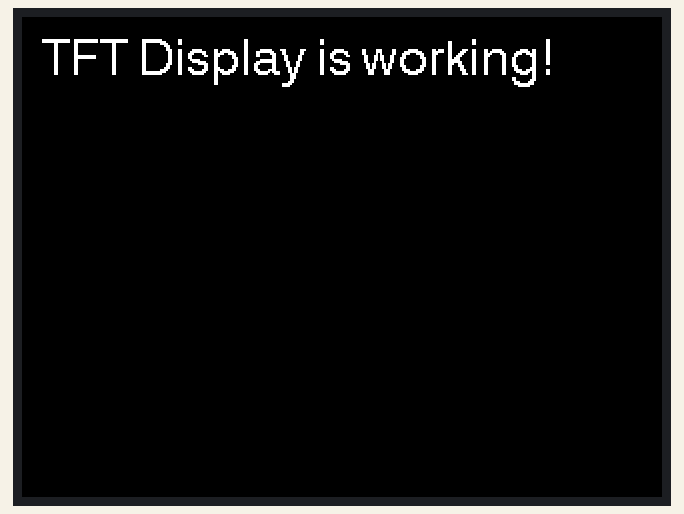
Simulated run of this sketch. Board: ESP32-S2. On the bench: 320×240 colour display.

Above: at 0.3 s.

The sketch:

tft.ino
```cpp
#include <TFT_eSPI.h>
#include <SPI.h>

TFT_eSPI tft = TFT_eSPI();  // Initialize the display

void setup() {
  tft.init();
  tft.setRotation(1);
  tft.fillScreen(TFT_BLACK);
  tft.setTextColor(TFT_WHITE, TFT_BLACK);
  tft.drawString("TFT Display is working!", 10, 10, 4);
}

void loop() {
  // Do nothing
}


// #include <WiFi.h>
// #include <HTTPClient.h>
// #include <TFT_eSPI.h>
// #include "time.h"

// const char* ssid = "IOT";
// const char* password = "saturday";
// const char* ntpServer = "pool.ntp.org";
// const long gmtOffset_sec = 3600 * -8;  // Adjust as needed
// const int daylightOffset_sec = 3600;

// TFT_eSPI tft = TFT_eSPI();

// void setup() {
//   Serial.begin(115200);

//   // Initialize the display
//   tft.init();
//   tft.setRotation(1);
//   tft.fillScreen(TFT_BLACK);
//   tft.setTextColor(TFT_WHITE);

//   // Connect to Wi-Fi
//   tft.println("Connecting to Wi-Fi...");
//   WiFi.begin(ssid, password);

//   while (WiFi.status() != WL_CONNECTED) {
//     delay(500);
//     tft.print(".");
//   }

//   tft.fillScreen(TFT_BLACK);
//   tft.println("Connected!");
//   tft.print("IP: ");
//   tft.println(WiFi.localIP());

//   // Verify internet access
//   if (checkInternetAccess()) {
//     tft.println("Internet access verified");
//   } else {
//     tft.println("No internet access");
//     while (true); // Stop here if no internet access
//   }

//   // Synchronize time
//   configTime(gmtOffset_sec, daylightOffset_sec, ntpServer);

//   struct tm timeinfo;
//   if (!getLocalTime(&timeinfo)) {
//     tft.println("Failed to obtain time");
//     while (true); // Stop here if unable to obtain time
//   }

//   tft.println("Time set:");
//   char timeStringBuff[50];
//   strftime(timeStringBuff, sizeof(timeStringBuff), "%A, %B %d %Y %H:%M:%S", &timeinfo);
//   tft.println(timeStringBuff);
// }

// void loop() {
//   // Update the display with the current time every second
//   static unsigned long lastUpdate = 0;
//   if (millis() - lastUpdate >= 1000) {
//     lastUpdate = millis();

//     struct tm timeinfo;
//     if (getLocalTime(&timeinfo)) {
//       char timeStringBuff[50];
//       strftime(timeStringBuff, sizeof(timeStringBuff), "%H:%M:%S", &timeinfo);

//       tft.fillScreen(TFT_BLACK);
//       tft.setCursor(0, 0);
//       tft.println("Current Time:");
//       tft.println(timeStringBuff);
//     } else {
//       tft.fillScreen(TFT_BLACK);
//       tft.setCursor(0, 0);
//       tft.println("Failed to obtain time");
//     }
//   }
// }

// bool checkInternetAccess() {
//   HTTPClient http;
//   http.begin("http://google.com");  // URL for checking internet access
//   int httpCode = http.GET();
//   http.end();
//   return httpCode > 0;
// }
```

Source omitted: TFT_eSPI_ESP32.c (32961 bytes)
